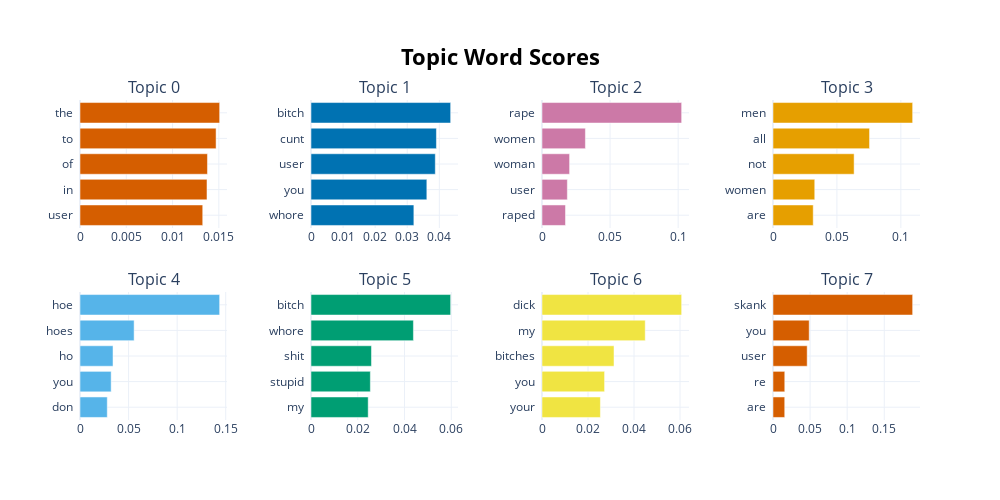

The notebook cell saved with this chart:
### Code cell
topic_model.visualize_barchart()

### Figure 1 — Plotly figure (JSON) as saved in the notebook; plotly's stock layout.template omitted (floating-point values rounded to 4 significant figures)
{"data": [{"marker": {"color": "#D55E00"}, "orientation": "h", "type": "bar", "x": [0.01326, 0.01372, 0.01377, 0.0147, 0.01509], "xaxis": "x", "y": ["user  ", "in  ", "of  ", "to  ", "the  "], "yaxis": "y"}, {"marker": {"color": "#0072B2"}, "orientation": "h", "type": "bar", "x": [0.03206, 0.03611, 0.03875, 0.0391, 0.04353], "xaxis": "x2", "y": ["whore  ", "you  ", "user  ", "cunt  ", "bitch  "], "yaxis": "y2"}, {"marker": {"color": "#CC79A7"}, "orientation": "h", "type": "bar", "x": [0.01726, 0.01862, 0.02027, 0.03188, 0.1026], "xaxis": "x3", "y": ["raped  ", "user  ", "woman  ", "women  ", "rape  "], "yaxis": "y3"}, {"marker": {"color": "#E69F00"}, "orientation": "h", "type": "bar", "x": [0.03146, 0.03265, 0.06344, 0.0755, 0.1092], "xaxis": "x4", "y": ["are  ", "women  ", "not  ", "all  ", "men  "], "yaxis": "y4"}, {"marker": {"color": "#56B4E9"}, "orientation": "h", "type": "bar", "x": [0.02807, 0.03208, 0.03399, 0.05571, 0.1438], "xaxis": "x5", "y": ["don  ", "you  ", "ho  ", "hoes  ", "hoe  "], "yaxis": "y5"}, {"marker": {"color": "#009E73"}, "orientation": "h", "type": "bar", "x": [0.02446, 0.02538, 0.02586, 0.0438, 0.05972], "xaxis": "x6", "y": ["my  ", "stupid  ", "shit  ", "whore  ", "bitch  "], "yaxis": "y6"}, {"marker": {"color": "#F0E442"}, "orientation": "h", "type": "bar", "x": [0.0254, 0.02721, 0.03131, 0.04489, 0.06072], "xaxis": "x7", "y": ["your  ", "you  ", "bitches  ", "my  ", "dick  "], "yaxis": "y7"}, {"marker": {"color": "#D55E00"}, "orientation": "h", "type": "bar", "x": [0.01581, 0.01588, 0.04608, 0.0488, 0.1883], "xaxis": "x8", "y": ["are  ", "re  ", "user  ", "you  ", "skank  "], "yaxis": "y8"}], "layout": {"annotations": [{"font": {"size": 16}, "showarrow": false, "text": "Topic 0", "x": 0.0875, "xanchor": "center", "xref": "paper", "y": 1, "yanchor": "bottom", "yref": "paper"}, {"font": {"size": 16}, "showarrow": false, "text": "Topic 1", "x": 0.3625, "xanchor": "center", "xref": "paper", "y": 1, "yanchor": "bottom", "yref": "paper"}, {"font": {"size": 16}, "showarrow": false, "text": "Topic 2", "x": 0.6375, "xanchor": "center", "xref": "paper", "y": 1, "yanchor": "bottom", "yref": "paper"}, {"font": {"size": 16}, "showarrow": false, "text": "Topic 3", "x": 0.9125, "xanchor": "center", "xref": "paper", "y": 1, "yanchor": "bottom", "yref": "paper"}, {"font": {"size": 16}, "showarrow": false, "text": "Topic 4", "x": 0.0875, "xanchor": "center", "xref": "paper", "y": 0.4, "yanchor": "bottom", "yref": "paper"}, {"font": {"size": 16}, "showarrow": false, "text": "Topic 5", "x": 0.3625, "xanchor": "center", "xref": "paper", "y": 0.4, "yanchor": "bottom", "yref": "paper"}, {"font": {"size": 16}, "showarrow": false, "text": "Topic 6", "x": 0.6375, "xanchor": "center", "xref": "paper", "y": 0.4, "yanchor": "bottom", "yref": "paper"}, {"font": {"size": 16}, "showarrow": false, "text": "Topic 7", "x": 0.9125, "xanchor": "center", "xref": "paper", "y": 0.4, "yanchor": "bottom", "yref": "paper"}], "height": 500, "hoverlabel": {"bgcolor": "white", "font": {"family": "Rockwell", "size": 16}}, "showlegend": false, "title": {"font": {"color": "Black", "size": 22}, "text": "<b>Topic Word Scores", "x": 0.5, "xanchor": "center", "yanchor": "top"}, "width": 1000, "xaxis": {"anchor": "y", "domain": [0, 0.175], "showgrid": true}, "xaxis2": {"anchor": "y2", "domain": [0.275, 0.45], "showgrid": true}, "xaxis3": {"anchor": "y3", "domain": [0.55, 0.725], "showgrid": true}, "xaxis4": {"anchor": "y4", "domain": [0.825, 1], "showgrid": true}, "xaxis5": {"anchor": "y5", "domain": [0, 0.175], "showgrid": true}, "xaxis6": {"anchor": "y6", "domain": [0.275, 0.45], "showgrid": true}, "xaxis7": {"anchor": "y7", "domain": [0.55, 0.725], "showgrid": true}, "xaxis8": {"anchor": "y8", "domain": [0.825, 1], "showgrid": true}, "yaxis": {"anchor": "x", "domain": [0.6, 1], "showgrid": true}, "yaxis2": {"anchor": "x2", "domain": [0.6, 1], "showgrid": true}, "yaxis3": {"anchor": "x3", "domain": [0.6, 1], "showgrid": true}, "yaxis4": {"anchor": "x4", "domain": [0.6, 1], "showgrid": true}, "yaxis5": {"anchor": "x5", "domain": [0, 0.4], "showgrid": true}, "yaxis6": {"anchor": "x6", "domain": [0, 0.4], "showgrid": true}, "yaxis7": {"anchor": "x7", "domain": [0, 0.4], "showgrid": true}, "yaxis8": {"anchor": "x8", "domain": [0, 0.4], "showgrid": true}}}
